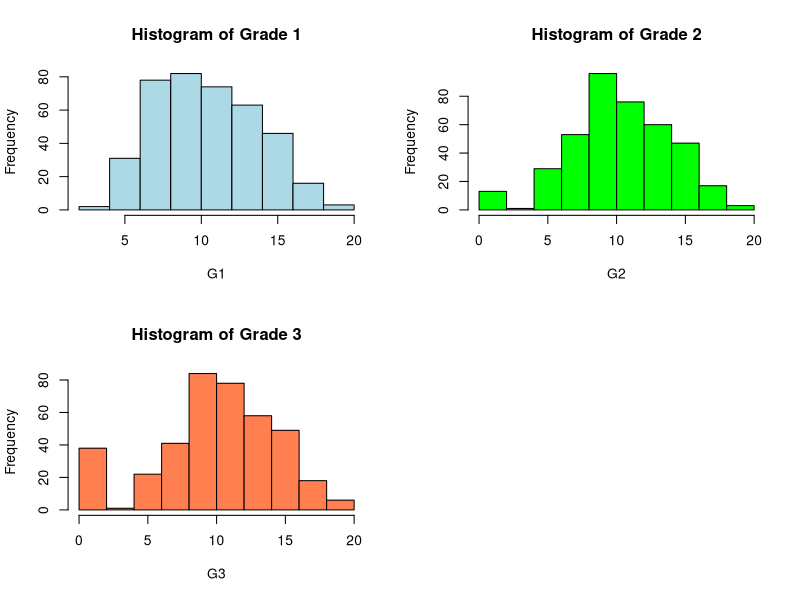
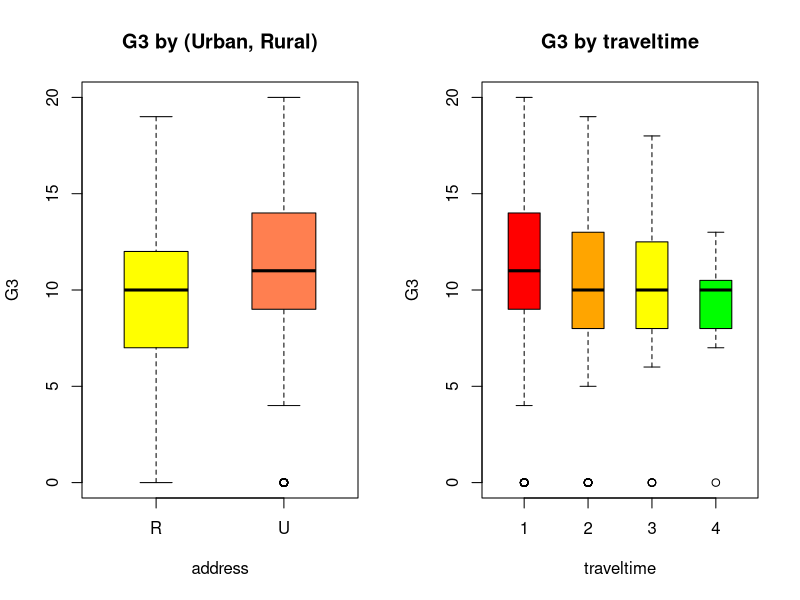
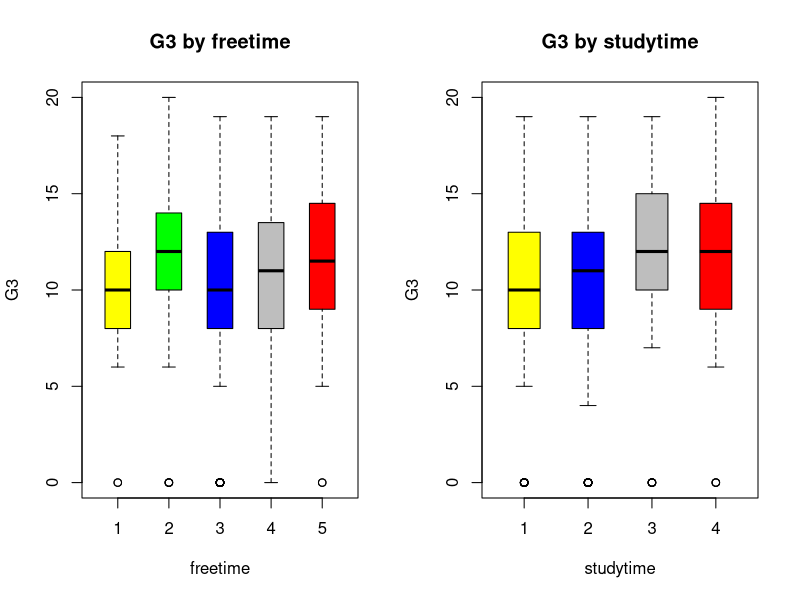
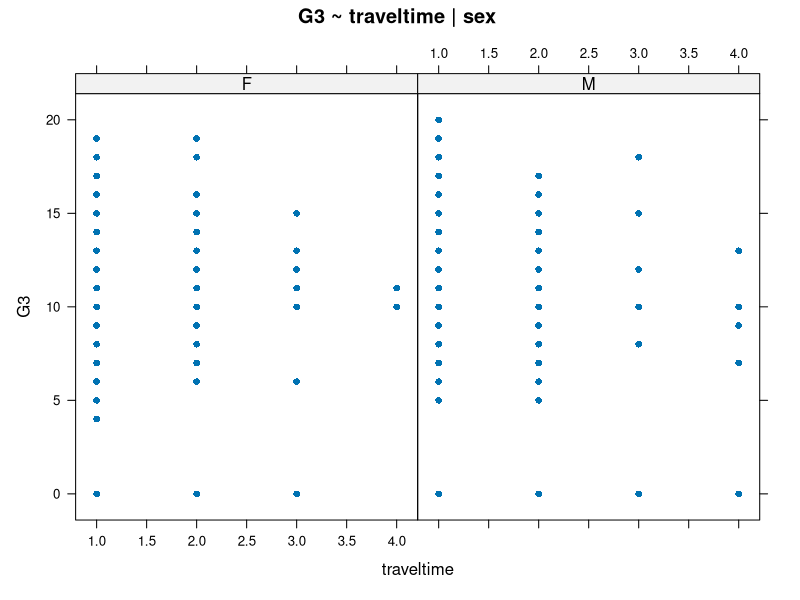
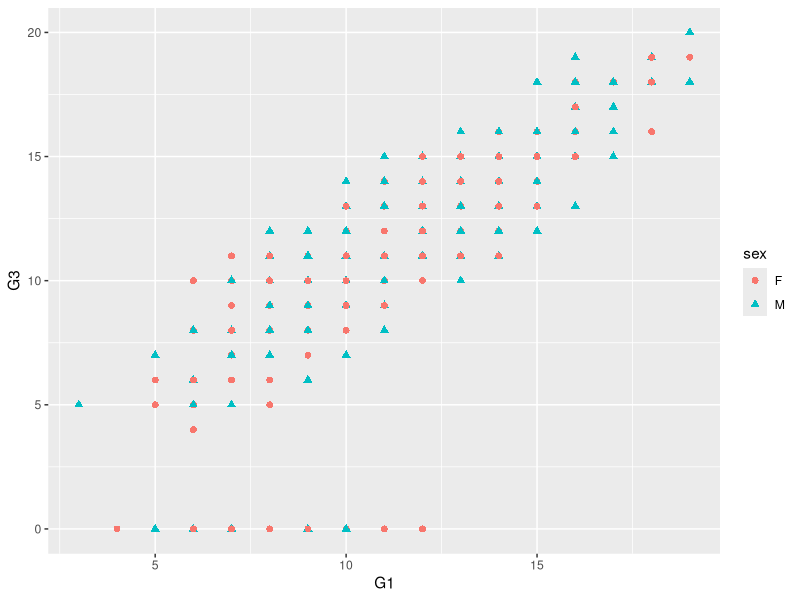
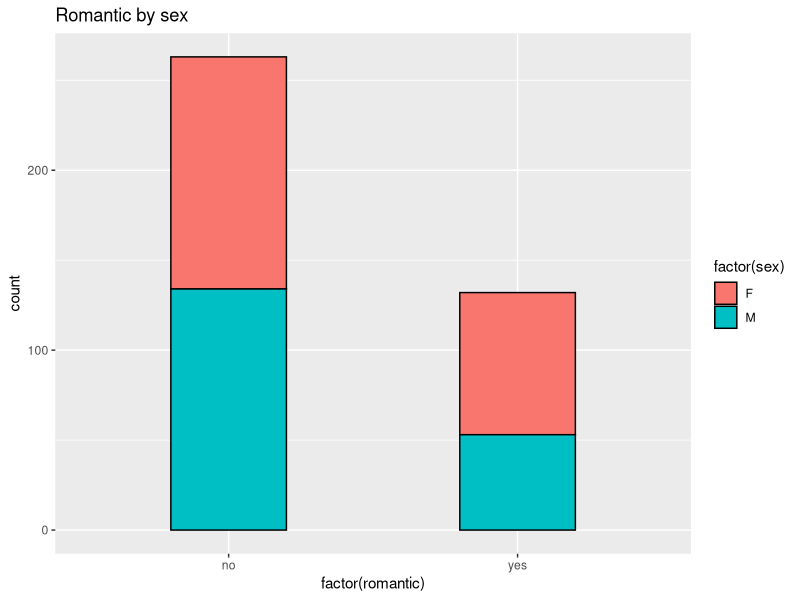
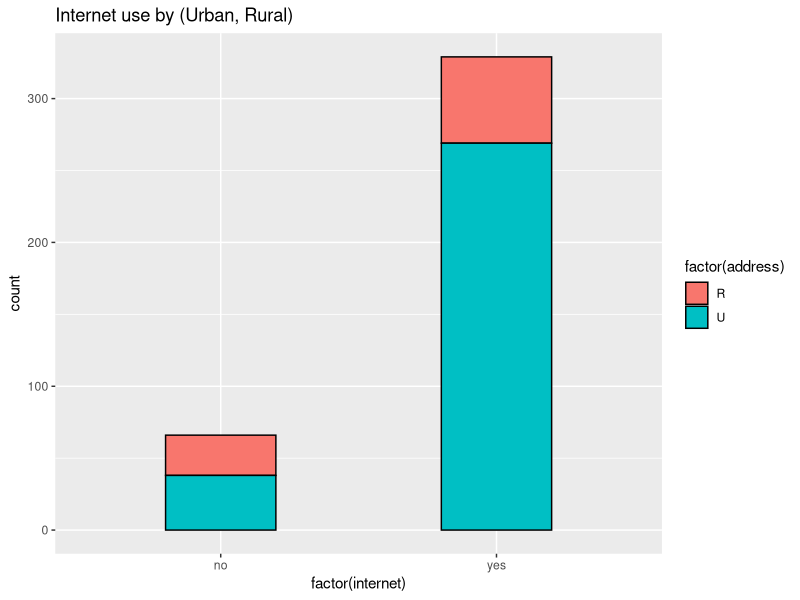
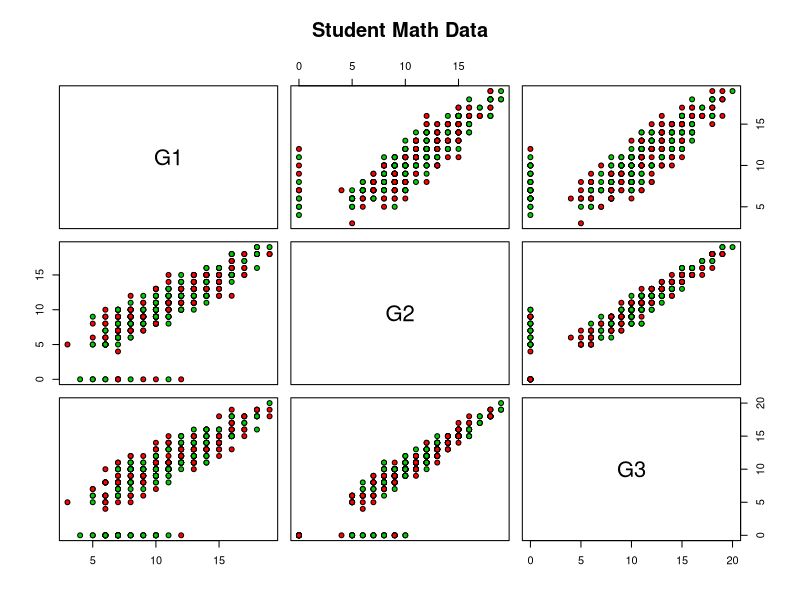

Source code (R) for these figures, in order:
# lec6_3.r
# Graphical analysis 

# set working directory
setwd("D:/tempstore/moocr")

### student math grade data ####

stud<-read.csv("stud_math.csv", stringsAsFactors = TRUE)

head(stud)
dim(stud)
str(stud)

attach(stud)

# 1. histogram with color and title, legend
par(mfrow=c(2,2))
hist(G1, breaks = 10, col = "lightblue", main="Histogram of Grade 1" )
hist(G2, breaks = 10, col = "green", main="Histogram of Grade 2" )
hist(G3, breaks = 10, col = "coral", main="Histogram of Grade 3" )

# 2. boxplot
par(mfrow=c(1,2))
boxplot(G3~address, boxwex = 0.5, col = c("yellow", "coral"), main="G3 by (Urban, Rural)")
boxplot(G3~traveltime, boxwex = 0.5, col = c("red","orange","yellow","green"), main="G3 by traveltime")

# boxplot
par(mfrow=c(1,2))
# academic achievement by freetime
# 1 - very low to 5 - very high
boxplot(G3~freetime, boxwex = 0.5, col = c("yellow", "green", "blue","grey","red"),main="G3 by freetime")
# academic achievement by studytime  
# 1 - <2 hours, 2 - 2 to 5 hours, 3 - 5 to 10 hours, or 4 - >10 hours 
boxplot(G3~studytime, boxwex = 0.5, col = c("yellow", "blue","grey","red"), main="G3 by studytime")


# 3. xyplot : lattice package 
library(lattice)
xyplot(G3 ~ traveltime | sex , data = stud, pch=16, main = "G3 ~ traveltime | sex ")

# data (G3=0)
s1<-subset(stud, G3==0)
#ggplot(data=s1, aes(factor(s1$address)))+geom_bar(aes(fill=factor(s1$sex)), width=.4, colour="black")+ggtitle("G3=0")
#ggplot(data=s1, aes(factor(s1$internet)))+geom_bar(aes(fill=factor(s1$sex)), width=.4, colour="black")+ggtitle("G3=0")

# 4. scatterplot : ggplot2 package
library(ggplot2)
# scatterplot for G1 and G3 by sex
ggplot(stud, aes(x=G1, y=G3, color=sex, shape=sex)) + 
  geom_point(size=2)

# 5. bar chart : ggplot2 package
# bar chart for romantic by sex
ggplot(data=stud, aes(factor(romantic)))+geom_bar(aes(fill=factor(sex)), width=.4, colour="black")+ ggtitle("Romantic by sex")
# bar chart for internet use by (Urban, Rural)
ggplot(data=stud, aes(factor(internet)))+geom_bar(aes(fill=factor(address)), width=.4, colour="black")+ggtitle("Internet use by (Urban, Rural)")

# 6. pariwise plot
# new variable lists
vars1<-c("G1", "G2", "G3")
# pariwise plot
pairs(stud[vars1], main = "Student Math Data",pch = 21, bg = c ("red","green3"))


